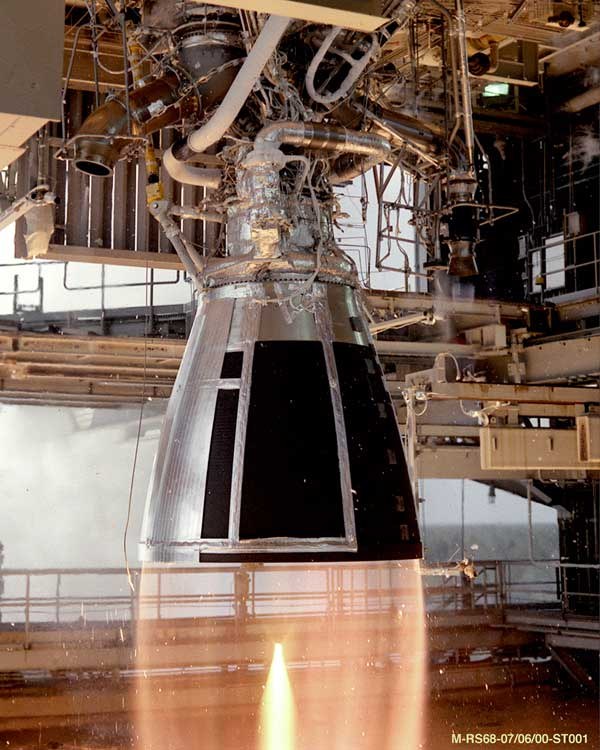
#> input picture assets/Rocket_Test.jpg, 600 x 750 px
$ python stack-img.py
#> lines starting #> are read from the running program, lines starting #| are printed output that depends on the picture
import cv2
import numpy as np
from tkinter import filedialog
import os

imgPATH = "assets\\"
mainPATH = os.getcwd()
absPATH = os.path.join(mainPATH,imgPATH)

fullPATH = filedialog.askopenfilename(initialdir = absPATH,filetypes = [("PNG","*.png"),("JPEG","*.jpeg"),("JPG","*.jpg"),("BMP","*.bmp")])
#> the answer given: ../assets/Rocket_Test.jpg

img = cv2.imread(fullPATH)
#> img is the input picture: shape (750, 600, 3); mean B, G, R 84.8, 98.3, 121
cv2.imshow("orginal image",img)

stkImgHor = np.hstack((img,img))
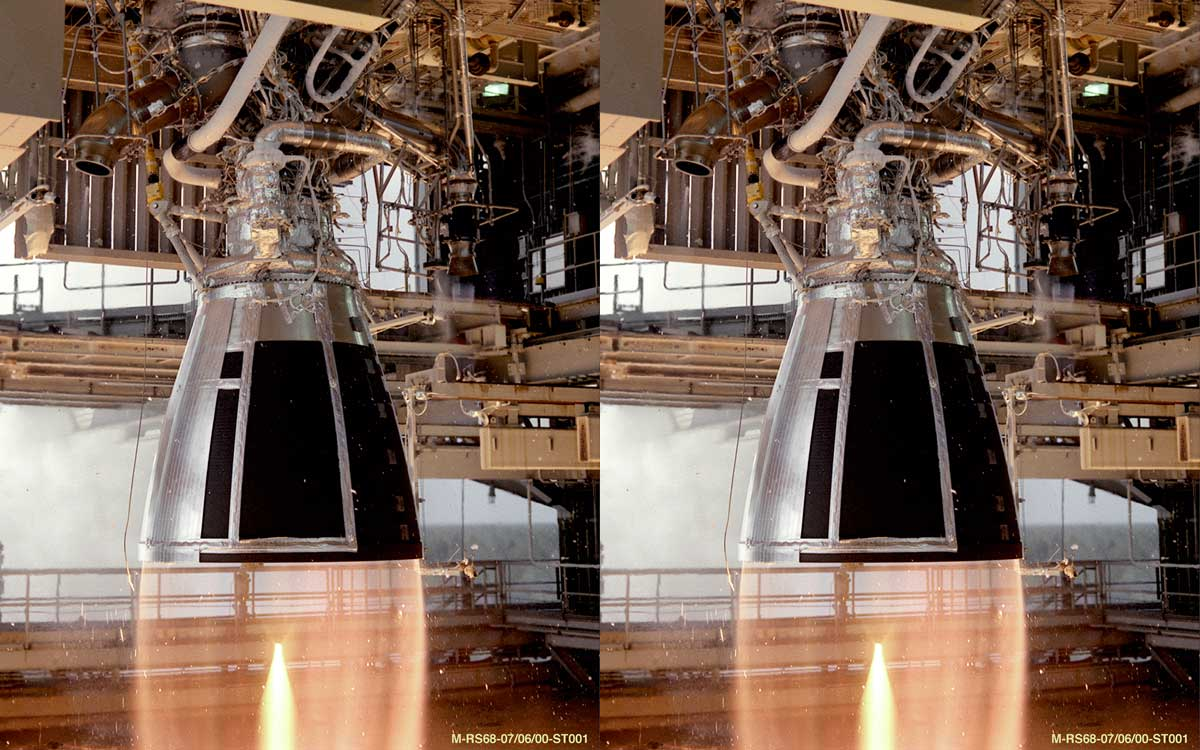
#> stkImgHor: shape (750, 1200, 3); mean B, G, R 84.8, 98.3, 121
cv2.imshow("horizontally stacked img",stkImgHor)

stkImgVer = np.vstack((img,img))
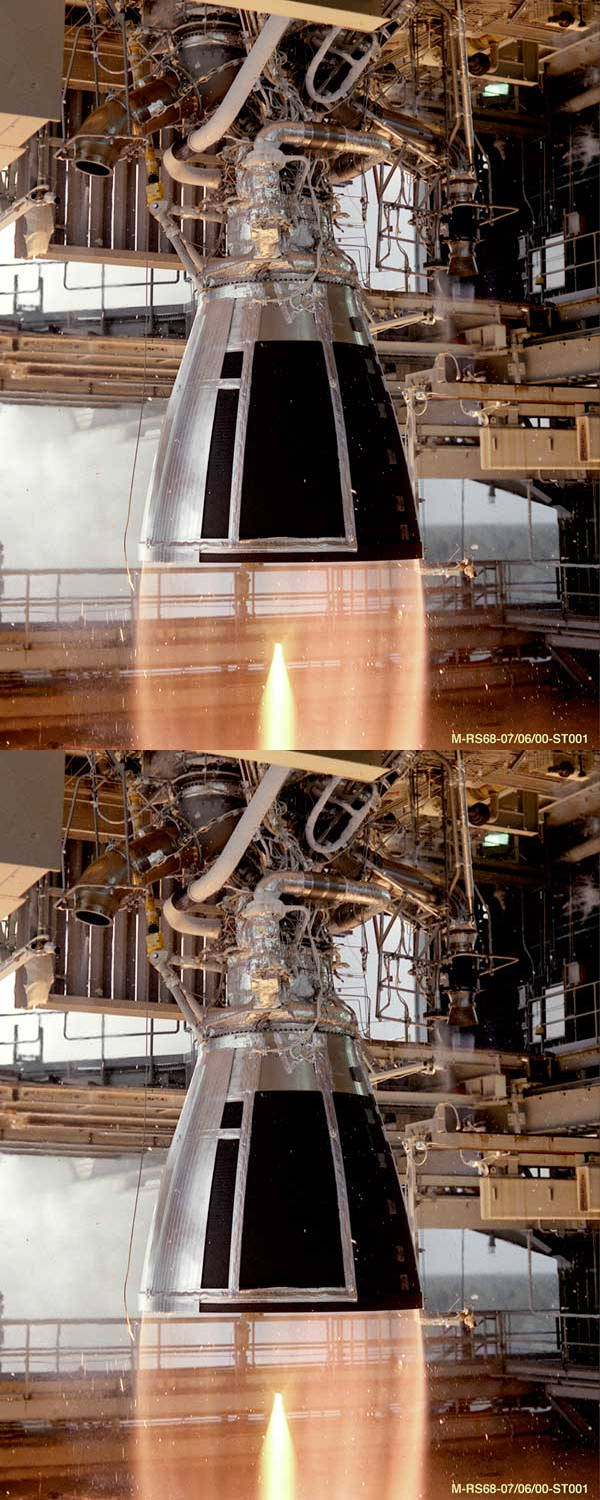
#> stkImgVer: shape (1500, 600, 3); mean B, G, R 84.8, 98.3, 121
cv2.imshow("vertically stacked img",stkImgVer)

cv2.waitKey(0)
cv2.destroyAllWindows()

$ run again, on assets/HappyFish.jpg
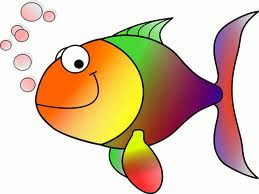
#> input picture assets/HappyFish.jpg, 259 x 194 px
#> img is the input picture: shape (194, 259, 3); mean B, G, R 170.8, 196.4, 219.3
#> `stkImgHor = np.hstack((img,img))`:
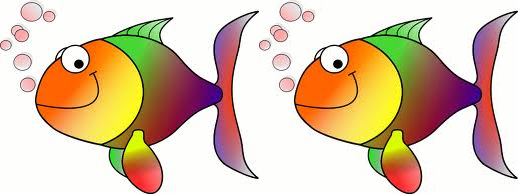
#> stkImgHor: shape (194, 518, 3); mean B, G, R 170.8, 196.4, 219.3
#> `stkImgVer = np.vstack((img,img))`:
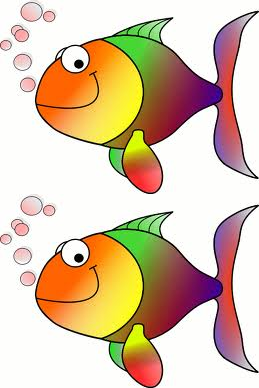
#> stkImgVer: shape (388, 259, 3); mean B, G, R 170.8, 196.4, 219.3

$ run again, on assets/Rocket_Engine.jpg
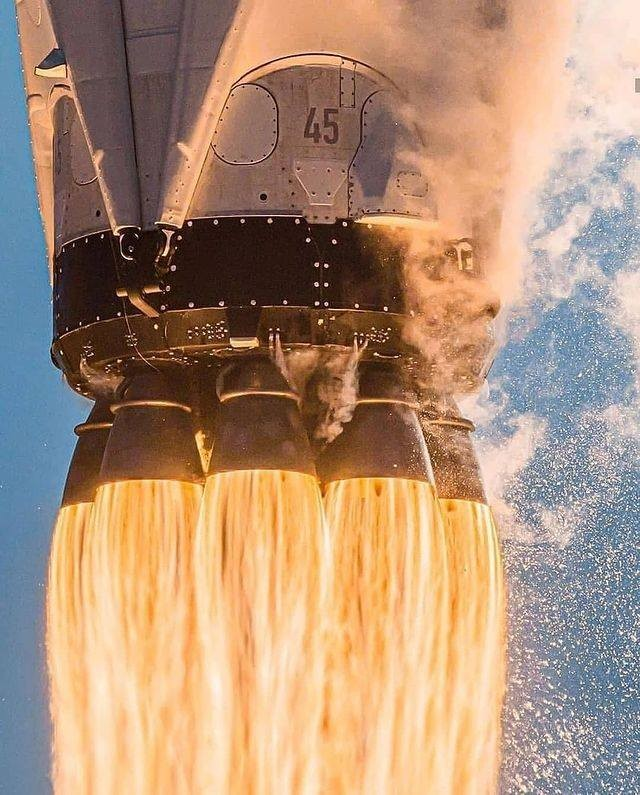
#> input picture assets/Rocket_Engine.jpg, 640 x 795 px
#> img is the input picture: shape (795, 640, 3); mean B, G, R 119.9, 144.1, 174.9
#> `stkImgHor = np.hstack((img,img))`:
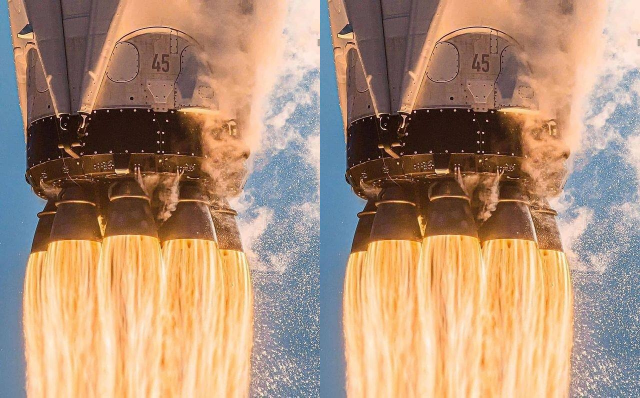
#> stkImgHor: shape (795, 1280, 3) (shown at 1/2 size); mean B, G, R 119.9, 144.1, 174.9
#> `stkImgVer = np.vstack((img,img))`:
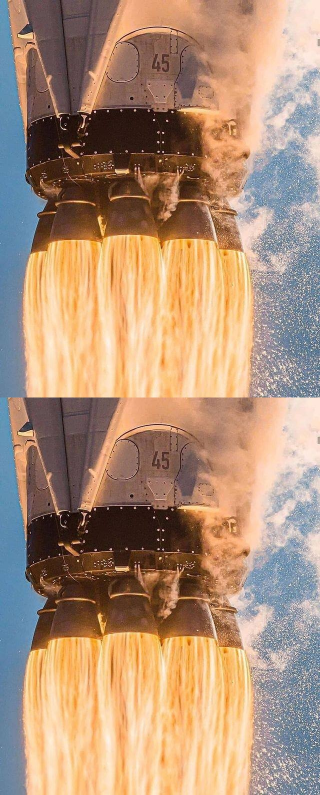
#> stkImgVer: shape (1590, 640, 3) (shown at 1/2 size); mean B, G, R 119.9, 144.1, 174.9
